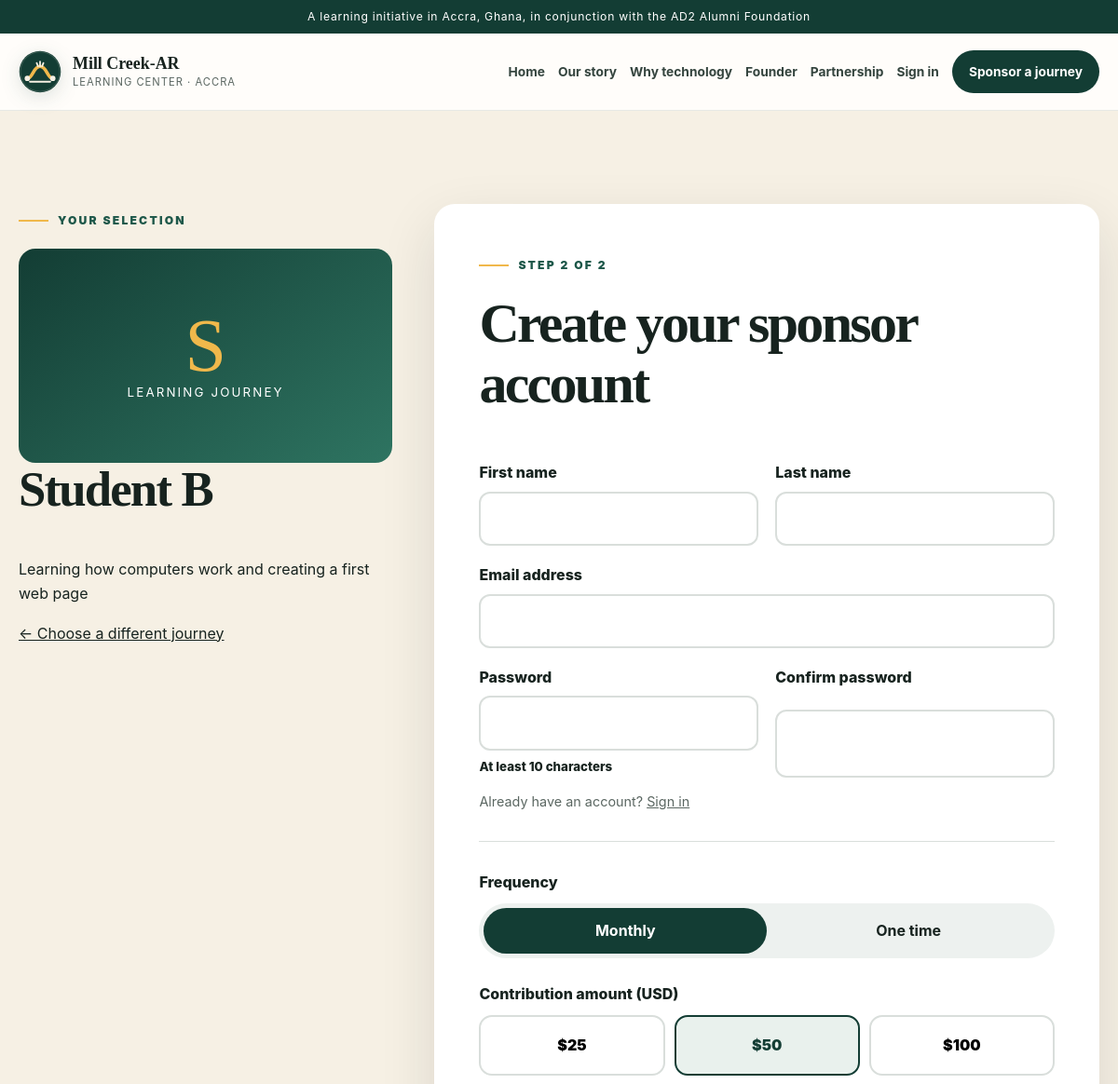
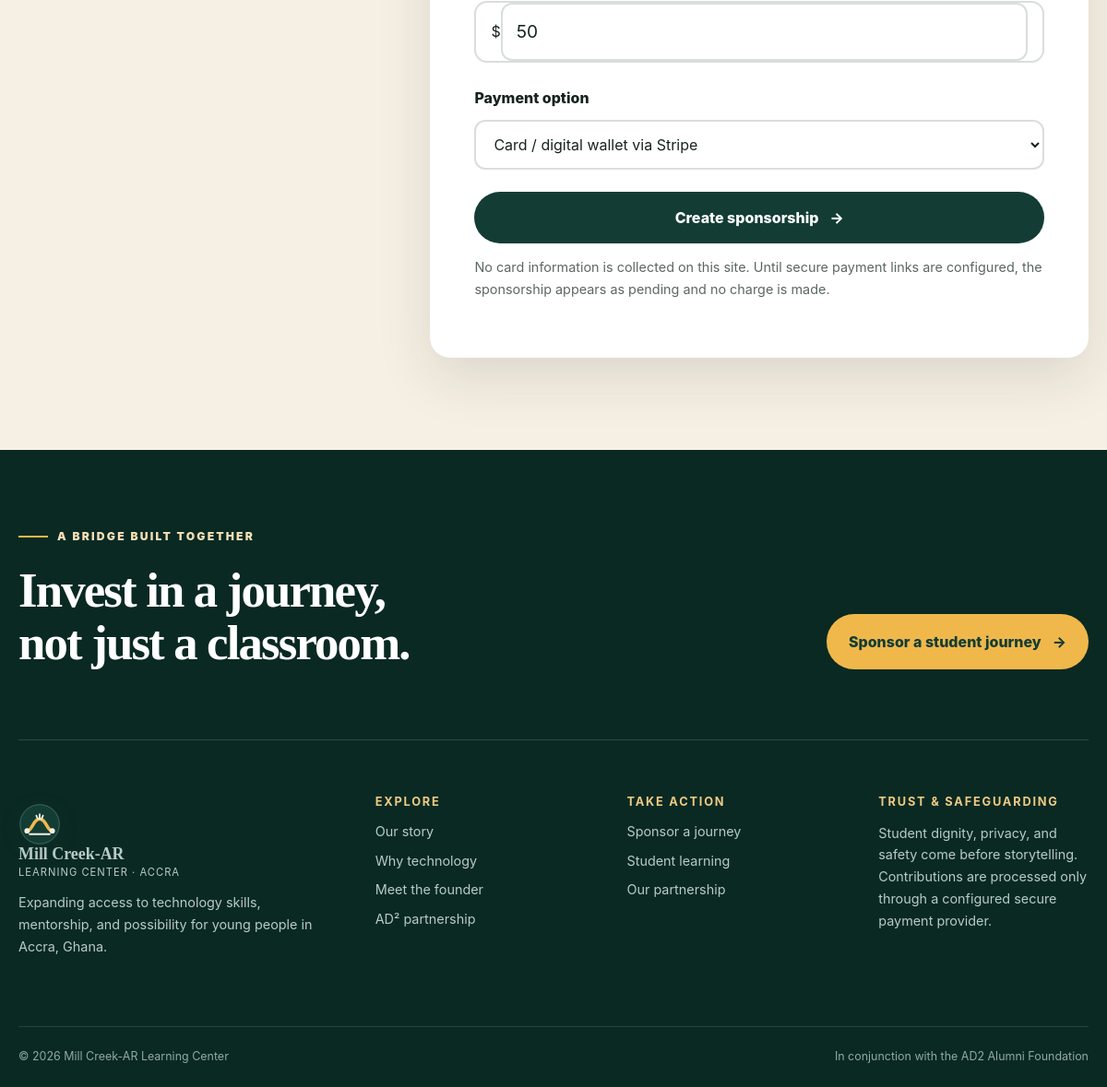
The page /signup.php?journey=digital-builder on the database its author committed (2 pictures, top to bottom).
### tables this page shows
CREATE TABLE IF NOT EXISTS student_journeys (
    id INT UNSIGNED AUTO_INCREMENT PRIMARY KEY,
    public_code VARCHAR(40) NOT NULL UNIQUE,
    first_name VARCHAR(60) NOT NULL,
    display_name VARCHAR(100) NOT NULL,
    age_band VARCHAR(40) NOT NULL,
    interest_area VARCHAR(120) NOT NULL,
    current_focus VARCHAR(160) NOT NULL,
    profile_summary TEXT NOT NULL,
    favorite_subject VARCHAR(120) NOT NULL DEFAULT '',
    strengths VARCHAR(180) NOT NULL DEFAULT '',
    aspirations VARCHAR(180) NOT NULL DEFAULT '',
    active TINYINT(1) NOT NULL DEFAULT 1,
    created_at TIMESTAMP NOT NULL DEFAULT CURRENT_TIMESTAMP
);

### includes/db.php (called while the page is built, shortened)
<?php
function db(): PDO {
    $host = getenv('GHANA_DB_HOST') ?: '127.0.0.1';
    $name = getenv('GHANA_DB_NAME') ?: 'ghana_school';
    $user = getenv('GHANA_DB_USER') ?: 'root';
    $password = getenv('GHANA_DB_PASSWORD') ?: '';
    $pdo = new PDO("mysql:host={$host};dbname={$name};charset=utf8mb4", $user, $password, [
        PDO::ATTR_ERRMODE => PDO::ERRMODE_EXCEPTION,
        PDO::ATTR_DEFAULT_FETCH_MODE => PDO::FETCH_ASSOC,
        PDO::ATTR_EMULATE_PREPARES => false,
    ]);
    return $pdo;
}

### includes/auth.php (called while the page is built, shortened)
<?php
function is_logged_in(): bool { return !empty($_SESSION['user_id']); }

### signup.php (the view, shortened to what this page needs)
<?php
require_once 'includes/auth.php'; require_once 'includes/db.php'; require_once 'includes/payment_config.php';
$code=(string)($_POST['journey'] ?? $_GET['journey'] ?? '');
$stmt=db()->prepare("SELECT * FROM student_journeys WHERE public_code=? AND active=1"); $stmt->execute([$code]); $journey=$stmt->fetch();
$pageTitle='Create Your Sponsor Account'; $pageDescription='Create a secure donor account and begin supporting a student learning journey.'; include 'includes/header.php';
?>
<section class="section cream"><div class="wrap signup-layout"><aside class="selected-journey"><span class="eyebrow">Your selection</span><div class="journey-visual compact" aria-hidden="true"><span><?= htmlspecialchars(mb_strtoupper(mb_substr($journey['first_name'],0,1))) ?></span><small>Learning journey</small></div><h2><?= htmlspecialchars($journey['first_name']) ?></h2><p><?= htmlspecialchars($journey['current_focus']) ?></p><a href="adopt.php">← Choose a different journey</a></aside>
<form class="form-card" method="post" novalidate><span class="eyebrow">Step 2 of 2</span><h1><?= is_logged_in()?'Confirm your sponsorship':'Create your sponsor account' ?></h1>
<?php if(!is_logged_in()): ?><div class="form-grid"><label>First name<input name="first_name" maxlength="80" autocomplete="given-name" required value="<?= htmlspecialchars($_POST['first_name'] ?? '') ?>"></label><label>Last name<input name="last_name" maxlength="80" autocomplete="family-name" required value="<?= htmlspecialchars($_POST['last_name'] ?? '') ?>"></label><label class="wide">Email address<input type="email" name="email" maxlength="255" autocomplete="email" required value="<?= htmlspecialchars($_POST['email'] ?? '') ?>"></label><label>Password<input type="password" name="password" minlength="10" autocomplete="new-password" required><small>At least 10 characters</small></label><label>Confirm password<input type="password" name="password_confirm" minlength="10" autocomplete="new-password" required></label></div><p class="account-prompt">Already have an account? <a href="login.php?return=adopt.php">Sign in</a></p><?php endif; ?>
<hr><div class="field-group"><span class="field-label">Frequency</span><div class="segmented"><label><input type="radio" name="frequency" value="monthly" checked><span>Monthly</span></label><label><input type="radio" name="frequency" value="one-time"><span>One time</span></label></div></div><div class="field-group"><label class="field-label" for="amount">Contribution amount (USD)</label><div class="amount-grid"><button class="amount-btn" type="button" data-amount="25">$25</button><button class="amount-btn selected" type="button" data-amount="50">$50</button><button class="amount-btn" type="button" data-amount="100">$100</button></div><div class="amount-input"><span>$</span><input id="amount" name="amount" type="number" value="<?= htmlspecialchars($_POST['amount'] ?? '50') ?>" min="5" step="1" required></div></div><label class="field-label" for="payment_method">Payment option</label><select id="payment_method" name="payment_method" class="select-input"><option value="stripe">Card / digital wallet via Stripe</option><option value="paypal">PayPal</option></select><button class="button full" type="submit">Create sponsorship <span aria-hidden="true">→</span></button><p class="form-footnote">No card information is collected on this site. Until secure payment links are configured, the sponsorship appears as pending and no charge is made.</p></form></div></section>
<?php include 'includes/footer.php'; ?>

### assets/css/style.css (style rules this page uses)
:root { --ink:#17231f;--forest:#133d34;--forest-2:#1d5749;--gold:#f0b84b;--cream:#f6f0e4;--paper:#fffdfa;--sage:#dce8df;--muted:#5b6762;--line:#d9dedb;--shadow:0 22px 60px rgba(23,35,31,.12);--radius:22px;--wrap:min(1160px,calc(100% - 40px)) }
* { box-sizing:border-box }
html { scroll-behavior:smooth }
body { margin:0;background:var(--paper);color:var(--ink);font-family:Inter,ui-sans-serif,system-ui,-apple-system,"Segoe UI",sans-serif;line-height:1.65 }
a { color:inherit }
button,input,select { font:inherit }
.wrap { width:var(--wrap);margin-inline:auto }
h1,h2,h3 { font-family:Georgia,"Times New Roman",serif;line-height:1.08;margin-top:0 }
h1 { font-size:clamp(3rem,7vw,6.4rem);letter-spacing:-.045em }
h2 { font-size:clamp(2.25rem,4.4vw,4.2rem);letter-spacing:-.035em }
.eyebrow { display:inline-flex;align-items:center;gap:10px;margin-bottom:20px;color:var(--forest-2);font-size:.76rem;font-weight:900;text-transform:uppercase;letter-spacing:.18em }
.eyebrow:before { content:"";width:32px;height:2px;background:var(--gold) }
.button { display:inline-flex;align-items:center;justify-content:center;gap:12px;padding:15px 22px;border:2px solid transparent;border-radius:99px;background:var(--forest);color:#fff;text-decoration:none;font-weight:850;cursor:pointer;transition:transform .2s,background .2s }
.section { padding:100px 0 }
.cream { background:var(--cream) }
.field-group { margin-bottom:25px }
.field-label { display:block;font-weight:850;margin-bottom:10px }
.segmented { display:grid;grid-template-columns:1fr 1fr;padding:5px;background:#edf1ef;border-radius:99px }
.segmented label { position:relative }
.segmented span { display:block;padding:11px;text-align:center;border-radius:99px;font-weight:750;cursor:pointer }
.segmented input:checked+span { background:var(--forest);color:#fff }
.amount-grid { display:grid;grid-template-columns:repeat(3,1fr);gap:10px }
.amount-btn { border:2px solid var(--line);border-radius:14px;background:#fff;padding:17px 8px;font-weight:900;cursor:pointer }
.amount-btn:hover,.amount-btn.selected { border-color:var(--forest);background:#e9f1ed;color:var(--forest) }
.amount-input { display:flex;align-items:center;border:2px solid var(--line);border-radius:14px;margin-top:10px;padding:0 16px }
.amount-input input { width:100%;border:0;outline:0;padding:16px 8px;font-size:1.2rem }
.journey-visual { height:210px;background:linear-gradient(145deg,var(--forest),#2e7461);color:#fff;display:flex;flex-direction:column;align-items:center;justify-content:center }
.journey-visual span { font:5rem/1 Georgia,serif;color:var(--gold) }
.journey-visual small { text-transform:uppercase;letter-spacing:.16em }
.journey-visual.compact { height:230px;border-radius:18px }
.signup-layout { display:grid;grid-template-columns:.72fr 1.28fr;gap:45px;align-items:start }
.selected-journey { position:sticky;top:140px }
.form-card { padding:clamp(26px,5vw,48px);background:#fff;border-radius:var(--radius);box-shadow:var(--shadow) }
.form-card h1 { font-size:clamp(2.4rem,5vw,4rem) }
.form-card label { display:grid;gap:7px;font-weight:800 }
.form-card input,.select-input { width:100%;padding:14px 15px;border:2px solid var(--line);border-radius:12px;background:#fff;color:var(--ink) }
.form-grid { display:grid;grid-template-columns:1fr 1fr;gap:18px }
.form-grid .wide { grid-column:1/-1 }
.form-card hr { margin:30px 0;border:0;border-top:1px solid var(--line) }
.button.full { width:100%;margin-top:24px;border:0 }
.form-footnote,.account-prompt { color:var(--muted);font-size:.9rem }

### rows shown on the page
student_journeys: first_name "S", first_name "Student B", current_focus "Learning how computers work and creating a first web page"
